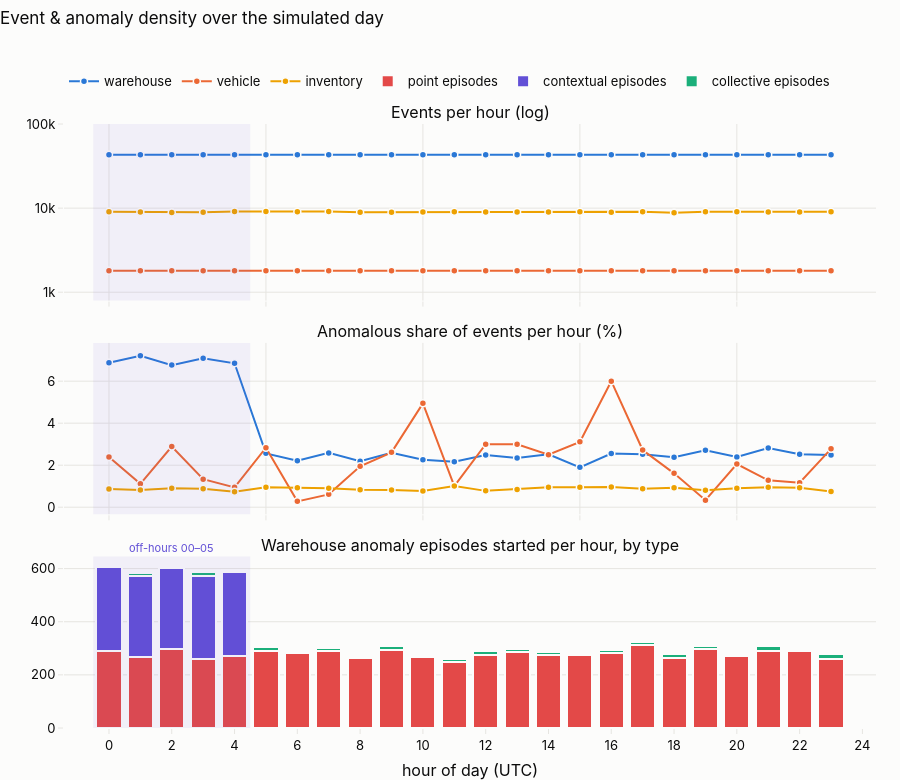

The notebook cell this image was saved under:
### Markdown cell above
### 1.4 Event density and anomaly density over the day

### Code cell
dens = pd.concat([
    wh.groupby("hour").agg(events=("value", "size"), anomalies=("is_anomaly", "sum")).assign(source="warehouse"),
    gps.groupby("hour").agg(events=("speed", "size"), anomalies=("is_anomaly", "sum")).assign(source="vehicle"),
    inv.groupby("hour").agg(events=("new", "size"), anomalies=("is_anomaly", "sum")).assign(source="inventory"),
]).reset_index()
dens["anomaly rate %"] = 100 * dens.anomalies / dens.events

# warehouse episodes *starting* per hour and type (rows are autocorrelated; episodes are the incidents)
first = wh[wh.is_anomaly].sort_values("ts").groupby(["sensor_id", "episode_id"]).first().reset_index()
starts = first.groupby(["hour", "label"]).size().unstack(fill_value=0).reindex(range(24), fill_value=0)

fig = make_subplots(rows=3, cols=1, shared_xaxes=True, vertical_spacing=0.07, row_heights=[0.34, 0.33, 0.33],
                    subplot_titles=("Events per hour (log)", "Anomalous share of events per hour (%)",
                                    "Warehouse anomaly episodes started per hour, by type"))
line_col = {"warehouse": BLUE, "vehicle": ORANGE, "inventory": "#eda100"}
for src in SOURCES:
    d = dens[dens.source == src]
    fig.add_scatter(x=d.hour, y=d.events, name=src, mode="lines+markers", line=dict(color=line_col[src], width=2),
                    marker=dict(size=7, line=dict(color=SURFACE, width=1.5)), legendgroup=src, row=1, col=1)
    fig.add_scatter(x=d.hour, y=d["anomaly rate %"], name=src, mode="lines+markers", showlegend=False,
                    line=dict(color=line_col[src], width=2), marker=dict(size=7, line=dict(color=SURFACE, width=1.5)),
                    legendgroup=src, row=2, col=1)
for t in ["point", "contextual", "collective"]:
    fig.add_bar(x=starts.index, y=starts[t], name=f"{t} episodes", marker_color=COL[t],
                marker_line=dict(color=SURFACE, width=2), row=3, col=1)
fig.update_yaxes(type="log", tickvals=[1_000, 10_000, 100_000], ticktext=["1k", "10k", "100k"], range=[2.9, 5.0], row=1, col=1)
fig.update_layout(barmode="stack", title="Event & anomaly density over the simulated day")
fig.update_xaxes(title_text="hour of day (UTC)", dtick=2, row=3, col=1)
for r in (1, 2, 3):
    fig.add_vrect(x0=-0.5, x1=4.5, fillcolor=COL["contextual"], opacity=0.07, line_width=0, row=r, col=1)
fig.add_annotation(x=2, y=1.0, xref="x3", yref="y3 domain", text="off-hours 00–05", showarrow=False,
                   yanchor="bottom", font=dict(color=COL["contextual"], size=11))
show(fig, 780)
off = wh[wh.hour < 5]
print(f"Contextual warehouse rows inside off-hours (00-05): "
      f"{(wh[wh.label == 'contextual'].hour < 5).mean():.1%}   |   volume per hour is constant by construction "
      f"(1 s / 10 s ticks), so stream-rate alone carries no anomaly signal.")

### Figure 1 — Plotly figure (JSON) as saved in the notebook; plotly's stock layout.template omitted (floating-point values rounded to 4 significant figures)
{"data": [{"legendgroup": "warehouse", "line": {"color": "#2a78d6", "width": 2}, "marker": {"line": {"color": "#fcfcfb", "width": 1.5}, "size": 7}, "mode": "lines+markers", "name": "warehouse", "type": "scatter", "x": [0, 1, 2, 3, 4, 5, 6, 7, 8, 9, 10, 11, 12, 13, 14, 15, 16, 17, 18, 19, 20, 21, 22, 23], "xaxis": "x", "y": [43200, 43200, 43200, 43200, 43200, 43200, 43200, 43200, 43200, 43200, 43200, 43200, 43200, 43200, 43200, 43200, 43200, 43200, 43200, 43200, 43200, 43200, 43200, 43200], "yaxis": "y"}, {"legendgroup": "warehouse", "line": {"color": "#2a78d6", "width": 2}, "marker": {"line": {"color": "#fcfcfb", "width": 1.5}, "size": 7}, "mode": "lines+markers", "name": "warehouse", "showlegend": false, "type": "scatter", "x": [0, 1, 2, 3, 4, 5, 6, 7, 8, 9, 10, 11, 12, 13, 14, 15, 16, 17, 18, 19, 20, 21, 22, 23], "xaxis": "x2", "y": [6.88, 7.206, 6.764, 7.095, 6.852, 2.562, 2.208, 2.586, 2.185, 2.586, 2.257, 2.164, 2.488, 2.347, 2.521, 1.898, 2.558, 2.525, 2.38, 2.713, 2.389, 2.812, 2.521, 2.484], "yaxis": "y2"}, {"legendgroup": "vehicle", "line": {"color": "#eb6834", "width": 2}, "marker": {"line": {"color": "#fcfcfb", "width": 1.5}, "size": 7}, "mode": "lines+markers", "name": "vehicle", "type": "scatter", "x": [0, 1, 2, 3, 4, 5, 6, 7, 8, 9, 10, 11, 12, 13, 14, 15, 16, 17, 18, 19, 20, 21, 22, 23], "xaxis": "x", "y": [1800, 1800, 1800, 1800, 1800, 1800, 1800, 1800, 1800, 1800, 1800, 1800, 1800, 1800, 1800, 1800, 1800, 1800, 1800, 1800, 1800, 1800, 1800, 1800], "yaxis": "y"}, {"legendgroup": "vehicle", "line": {"color": "#eb6834", "width": 2}, "marker": {"line": {"color": "#fcfcfb", "width": 1.5}, "size": 7}, "mode": "lines+markers", "name": "vehicle", "showlegend": false, "type": "scatter", "x": [0, 1, 2, 3, 4, 5, 6, 7, 8, 9, 10, 11, 12, 13, 14, 15, 16, 17, 18, 19, 20, 21, 22, 23], "xaxis": "x2", "y": [2.389, 1.111, 2.889, 1.333, 0.9444, 2.833, 0.2778, 0.6111, 1.944, 2.611, 4.944, 1.0, 3.0, 3.0, 2.5, 3.111, 6.0, 2.722, 1.611, 0.3333, 2.056, 1.278, 1.167, 2.778], "yaxis": "y2"}, {"legendgroup": "inventory", "line": {"color": "#eda100", "width": 2}, "marker": {"line": {"color": "#fcfcfb", "width": 1.5}, "size": 7}, "mode": "lines+markers", "name": "inventory", "type": "scatter", "x": [0, 1, 2, 3, 4, 5, 6, 7, 8, 9, 10, 11, 12, 13, 14, 15, 16, 17, 18, 19, 20, 21, 22, 23], "xaxis": "x", "y": [9058, 9012, 8868, 8938, 9081, 9108, 9061, 9089, 8937, 8938, 9004, 9062, 9006, 8992, 8963, 9043, 8944, 9066, 8778, 9056, 9028, 9003, 9004, 9059], "yaxis": "y"}, {"legendgroup": "inventory", "line": {"color": "#eda100", "width": 2}, "marker": {"line": {"color": "#fcfcfb", "width": 1.5}, "size": 7}, "mode": "lines+markers", "name": "inventory", "showlegend": false, "type": "scatter", "x": [0, 1, 2, 3, 4, 5, 6, 7, 8, 9, 10, 11, 12, 13, 14, 15, 16, 17, 18, 19, 20, 21, 22, 23], "xaxis": "x2", "y": [0.8611, 0.8211, 0.9021, 0.8727, 0.7378, 0.9442, 0.927, 0.9022, 0.828, 0.8167, 0.7663, 1.004, 0.7773, 0.8452, 0.9483, 0.951, 0.9615, 0.8824, 0.9228, 0.8061, 0.8972, 0.9441, 0.9218, 0.7506], "yaxis": "y2"}, {"marker": {"color": "#e34948", "line": {"color": "#fcfcfb", "width": 2}}, "name": "point episodes", "type": "bar", "x": [0, 1, 2, 3, 4, 5, 6, 7, 8, 9, 10, 11, 12, 13, 14, 15, 16, 17, 18, 19, 20, 21, 22, 23], "xaxis": "x3", "y": [288, 268, 298, 259, 271, 291, 283, 291, 262, 295, 266, 248, 275, 287, 273, 275, 284, 313, 265, 296, 270, 289, 288, 261], "yaxis": "y3"}, {"marker": {"color": "#6250d6", "line": {"color": "#fcfcfb", "width": 2}}, "name": "contextual episodes", "type": "bar", "x": [0, 1, 2, 3, 4, 5, 6, 7, 8, 9, 10, 11, 12, 13, 14, 15, 16, 17, 18, 19, 20, 21, 22, 23], "xaxis": "x3", "y": [319, 303, 305, 313, 315, 0, 0, 0, 0, 0, 0, 0, 0, 0, 0, 0, 0, 0, 0, 0, 0, 0, 0, 0], "yaxis": "y3"}, {"marker": {"color": "#1baf7a", "line": {"color": "#fcfcfb", "width": 2}}, "name": "collective episodes", "type": "bar", "x": [0, 1, 2, 3, 4, 5, 6, 7, 8, 9, 10, 11, 12, 13, 14, 15, 16, 17, 18, 19, 20, 21, 22, 23], "xaxis": "x3", "y": [6, 14, 4, 14, 7, 14, 6, 11, 9, 12, 8, 11, 15, 9, 13, 4, 11, 9, 14, 13, 10, 18, 9, 16], "yaxis": "y3"}], "layout": {"annotations": [{"font": {"size": 16}, "showarrow": false, "text": "Events per hour (log)", "x": 0.5, "xanchor": "center", "xref": "paper", "y": 1.0, "yanchor": "bottom", "yref": "paper"}, {"font": {"size": 16}, "showarrow": false, "text": "Anomalous share of events per hour (%)", "x": 0.5, "xanchor": "center", "xref": "paper", "y": 0.6376, "yanchor": "bottom", "yref": "paper"}, {"font": {"size": 16}, "showarrow": false, "text": "Warehouse anomaly episodes started per hour, by type", "x": 0.5, "xanchor": "center", "xref": "paper", "y": 0.2838, "yanchor": "bottom", "yref": "paper"}, {"font": {"color": "#6250d6", "size": 11}, "showarrow": false, "text": "off-hours 00–05", "x": 2, "xref": "x3", "y": 1.0, "yanchor": "bottom", "yref": "y3 domain"}], "barmode": "stack", "height": 780, "shapes": [{"fillcolor": "#6250d6", "line": {"width": 0}, "opacity": 0.07, "type": "rect", "x0": -0.5, "x1": 4.5, "xref": "x", "y0": 0, "y1": 1, "yref": "y domain"}, {"fillcolor": "#6250d6", "line": {"width": 0}, "opacity": 0.07, "type": "rect", "x0": -0.5, "x1": 4.5, "xref": "x2", "y0": 0, "y1": 1, "yref": "y2 domain"}, {"fillcolor": "#6250d6", "line": {"width": 0}, "opacity": 0.07, "type": "rect", "x0": -0.5, "x1": 4.5, "xref": "x3", "y0": 0, "y1": 1, "yref": "y3 domain"}], "title": {"text": "Event & anomaly density over the simulated day"}, "xaxis": {"anchor": "y", "domain": [0.0, 1.0], "matches": "x3", "showticklabels": false}, "xaxis2": {"anchor": "y2", "domain": [0.0, 1.0], "matches": "x3", "showticklabels": false}, "xaxis3": {"anchor": "y3", "domain": [0.0, 1.0], "dtick": 2, "title": {"text": "hour of day (UTC)"}}, "yaxis": {"anchor": "x", "domain": [0.7076, 1.0], "range": [2.9, 5.0], "ticktext": ["1k", "10k", "100k"], "tickvals": [1000, 10000, 100000], "type": "log"}, "yaxis2": {"anchor": "x2", "domain": [0.3538, 0.6376]}, "yaxis3": {"anchor": "x3", "domain": [0.0, 0.2838]}}}
